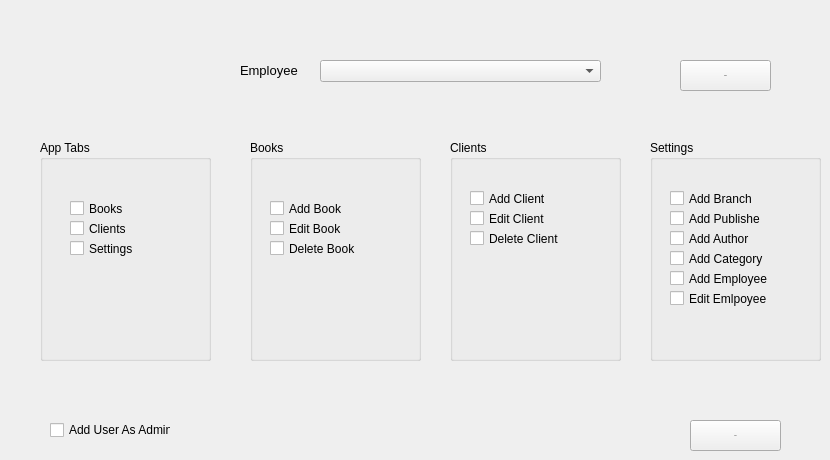
      <widget class="QWidget" name="tab_16">
       <attribute name="title">
        <string> Add Permissions</string>
       </attribute>
       <widget class="QComboBox" name="comboBox_19">
        <property name="geometry">
         <rect>
          <x>320</x>
          <y>60</y>
          <width>281</width>
          <height>22</height>
         </rect>
        </property>
       </widget>
       <widget class="QLabel" name="label_48">
        <property name="geometry">
         <rect>
          <x>240</x>
          <y>60</y>
          <width>71</width>
          <height>21</height>
         </rect>
        </property>
        <property name="font">
         <font>
          <pointsize>10</pointsize>
         </font>
        </property>
        <property name="text">
         <string>Employee</string>
        </property>
       </widget>
       <widget class="QPushButton" name="pushButton_30">
        <property name="geometry">
         <rect>
          <x>690</x>
          <y>420</y>
          <width>91</width>
          <height>31</height>
         </rect>
        </property>
        <property name="font">
         <font>
          <pointsize>-1</pointsize>
         </font>
        </property>
        <property name="text">
         <string>Apply</string>
        </property>
       </widget>
       <widget class="QGroupBox" name="groupBox_10">
        <property name="geometry">
         <rect>
          <x>40</x>
          <y>140</y>
          <width>171</width>
          <height>221</height>
         </rect>
        </property>
        <property name="title">
         <string>App Tabs</string>
        </property>
        <widget class="QCheckBox" name="checkBox_17">
         <property name="geometry">
          <rect>
           <x>30</x>
           <y>100</y>
           <width>81</width>
           <height>17</height>
          </rect>
         </property>
         <property name="text">
          <string>Settings</string>
         </property>
        </widget>
        <widget class="QCheckBox" name="checkBox_18">
         <property name="geometry">
          <rect>
           <x>30</x>
           <y>80</y>
           <width>81</width>
           <height>17</height>
          </rect>
         </property>
         <property name="text">
          <string>Clients</string>
         </property>
        </widget>
        <widget class="QCheckBox" name="checkBox_19">
         <property name="geometry">
          <rect>
           <x>30</x>
           <y>60</y>
           <width>81</width>
           <height>17</height>
          </rect>
         </property>
         <property name="text">
          <string>Books</string>
         </property>
        </widget>
       </widget>
       <widget class="QGroupBox" name="groupBox_11">
        <property name="geometry">
         <rect>
          <x>250</x>
          <y>140</y>
          <width>171</width>
          <height>221</height>
         </rect>
        </property>
        <property name="title">
         <string>Books</string>
        </property>
        <widget class="QCheckBox" name="checkBox">
         <property name="geometry">
          <rect>
           <x>20</x>
           <y>60</y>
           <width>81</width>
           <height>17</height>
          </rect>
         </property>
         <property name="text">
          <string>Add Book</string>
         </property>
        </widget>
        <widget class="QCheckBox" name="checkBox_3">
         <property name="geometry">
          <rect>
           <x>20</x>
           <y>100</y>
           <width>91</width>
           <height>17</height>
          </rect>
         </property>
         <property name="text">
          <string>Delete Book</string>
         </property>
        </widget>
        <widget class="QCheckBox" name="checkBox_2">
         <property name="geometry">
          <rect>
           <x>20</x>
           <y>80</y>
           <width>81</width>
           <height>17</height>
          </rect>
         </property>
         <property name="text">
          <string>Edit Book</string>
         </property>
        </widget>
       </widget>
       <widget class="QGroupBox" name="groupBox_12">
        <property name="geometry">
         <rect>
          <x>450</x>
          <y>140</y>
          <width>171</width>
          <height>221</height>
         </rect>
        </property>
        <property name="title">
         <string>Clients</string>
        </property>
        <widget class="QCheckBox" name="checkBox_13">
         <property name="geometry">
          <rect>
           <x>20</x>
           <y>90</y>
           <width>101</width>
           <height>17</height>
          </rect>
         </property>
         <property name="text">
          <string>Delete Client</string>
         </property>
        </widget>
        <widget class="QCheckBox" name="checkBox_14">
         <property name="geometry">
          <rect>
           <x>20</x>
           <y>70</y>
           <width>91</width>
           <height>17</height>
          </rect>
         </property>
         <property name="text">
          <string>Edit Client</string>
         </property>
        </widget>
        <widget class="QCheckBox" name="checkBox_15">
         <property name="geometry">
          <rect>
           <x>20</x>
           <y>50</y>
           <width>91</width>
           <height>17</height>
          </rect>
         </property>
         <property name="text">
          <string>Add Client</string>
         </property>
        </widget>
       </widget>
       <widget class="QGroupBox" name="groupBox_13">
        <property name="geometry">
         <rect>
          <x>650</x>
          <y>140</y>
          <width>171</width>
          <height>221</height>
         </rect>
        </property>
        <property name="title">
         <string>Settings</string>
        </property>
        <widget class="QCheckBox" name="checkBox_22">
         <property name="geometry">
          <rect>
           <x>20</x>
           <y>90</y>
           <width>101</width>
           <height>17</height>
          </rect>
         </property>
         <property name="text">
          <string>Add Author</string>
         </property>
        </widget>
        <widget class="QCheckBox" name="checkBox_23">
         <property name="geometry">
          <rect>
           <x>20</x>
           <y>70</y>
           <width>91</width>
           <height>17</height>
          </rect>
         </property>
         <property name="text">
          <string>Add Publisher</string>
         </property>
        </widget>
        <widget class="QCheckBox" name="checkBox_24">
         <property name="geometry">
          <rect>
           <x>20</x>
           <y>50</y>
           <width>91</width>
           <height>17</height>
          </rect>
         </property>
         <property name="text">
          <string>Add Branch</string>
         </property>
        </widget>
        <widget class="QCheckBox" name="checkBox_25">
         <property name="geometry">
          <rect>
           <x>20</x>
           <y>110</y>
           <width>101</width>
           <height>17</height>
          </rect>
         </property>
         <property name="text">
          <string>Add Category</string>
         </property>
        </widget>
        <widget class="QCheckBox" name="checkBox_26">
         <property name="geometry">
          <rect>
           <x>20</x>
           <y>130</y>
           <width>101</width>
           <height>17</height>
          </rect>
         </property>
         <property name="text">
          <string>Add Employee</string>
         </property>
        </widget>
        <widget class="QCheckBox" name="checkBox_27">
         <property name="geometry">
          <rect>
           <x>20</x>
           <y>150</y>
           <width>101</width>
           <height>17</height>
          </rect>
         </property>
         <property name="text">
          <string>Edit Emlpoyee</string>
         </property>
        </widget>
       </widget>
       <widget class="QCheckBox" name="checkBox_28">
        <property name="geometry">
         <rect>
          <x>50</x>
          <y>420</y>
          <width>121</width>
          <height>20</height>
         </rect>
        </property>
        <property name="text">
         <string>Add User As Admin</string>
        </property>
       </widget>
       <widget class="QPushButton" name="pushButton_31">
        <property name="geometry">
         <rect>
          <x>680</x>
          <y>60</y>
          <width>91</width>
          <height>31</height>
         </rect>
        </property>
        <property name="font">
         <font>
          <pointsize>-1</pointsize>
         </font>
        </property>
        <property name="text">
         <string>Check</string>
        </property>
       </widget>
      </widget>
